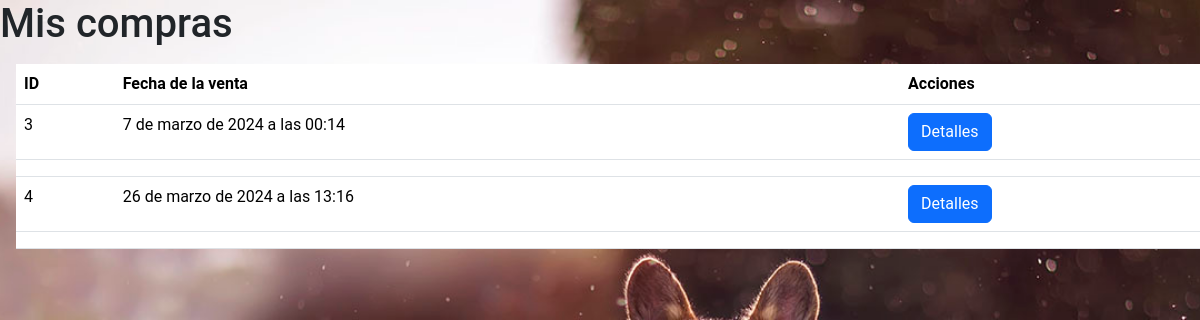
/mis_compras/, run on the app's committed database.
### tienda/models.py (models this page shows, shortened)
class Venta(models.Model):
    fecha_venta = models.DateTimeField(auto_now=True)
    usuario = models.ForeignKey(Usuario, on_delete=models.DO_NOTHING)
    ESTADOS = (
        (1, 'Pendiente'),
        (2, 'Enviado'),
        (3, 'Rechazado'),
    )
    estado = models.IntegerField(choices=ESTADOS, default=1)

### tienda/views.py (the view)
# urls.py: path("mis_compras/", views.mis_compras, name="mis_compras"),
def mis_compras(request):
    ventas = Venta.objects.all()
    detalle_ventas = DetalleVenta.objects.all()
    subtotal_por_venta = []
    for venta in ventas:
        detalles = detalle_ventas.filter(venta=venta)
        subtotal = sum(detalle.cantidad * detalle.precio_historico for detalle in detalles)
        subtotal_por_venta.append(subtotal)
    contexto = {'data': zip(ventas, subtotal_por_venta)}
    return render(request, "tienda/usuarios/mis_compras.html", contexto)

### tienda/templates/tienda/usuarios/mis_compras.html (shortened to what this page needs)
{% extends 'tienda/base.html' %}
{% load static %}
{% block contenedor %}
<h1>Mis compras</h1>
{% if data %}
    <table class="table table-hover m-3">
        <tr>
            <th>ID</th>
            <th>Fecha de la venta</th>
            <th>Acciones</th>
        </tr>
        {% for venta in data %}
        <tr>
            <td>{{ venta.0.id }}</td>
            <td>{{ venta.0.fecha_venta }}</td>
            <td>
                <button role="button" aria-expanded="false" aria-controls="detalles_{{ venta.0.id }}" type="button" class="btn btn-primary" data-bs-toggle="collapse" data-bs-target="#detalles_{{ venta.0.id }}">Detalles</button>
            </td>
        </tr>
        <tr>
            <td colspan="3">
            </td>
        </tr>
    {% endfor %}
    </table>
    </body>
    </html>
{% endif %}
{% endblock %}

### tienda/static/tienda/css/styles2.css (style rules this page uses)
* { margin: 0; padding: 0; box-sizing: border-box; text-decoration: none; font-family: 'Roboto', sans-serif; }
body { background-image: url(../images/banner_inicio.jpg); background-size: cover; background-repeat: no-repeat; background-position: center; background-attachment: fixed; }

### data on the page
Venta: id "3", fecha_venta "7 de marzo de 2024 a las 00:14"
Venta: id "4", fecha_venta "26 de marzo de 2024 a las 13:16"
